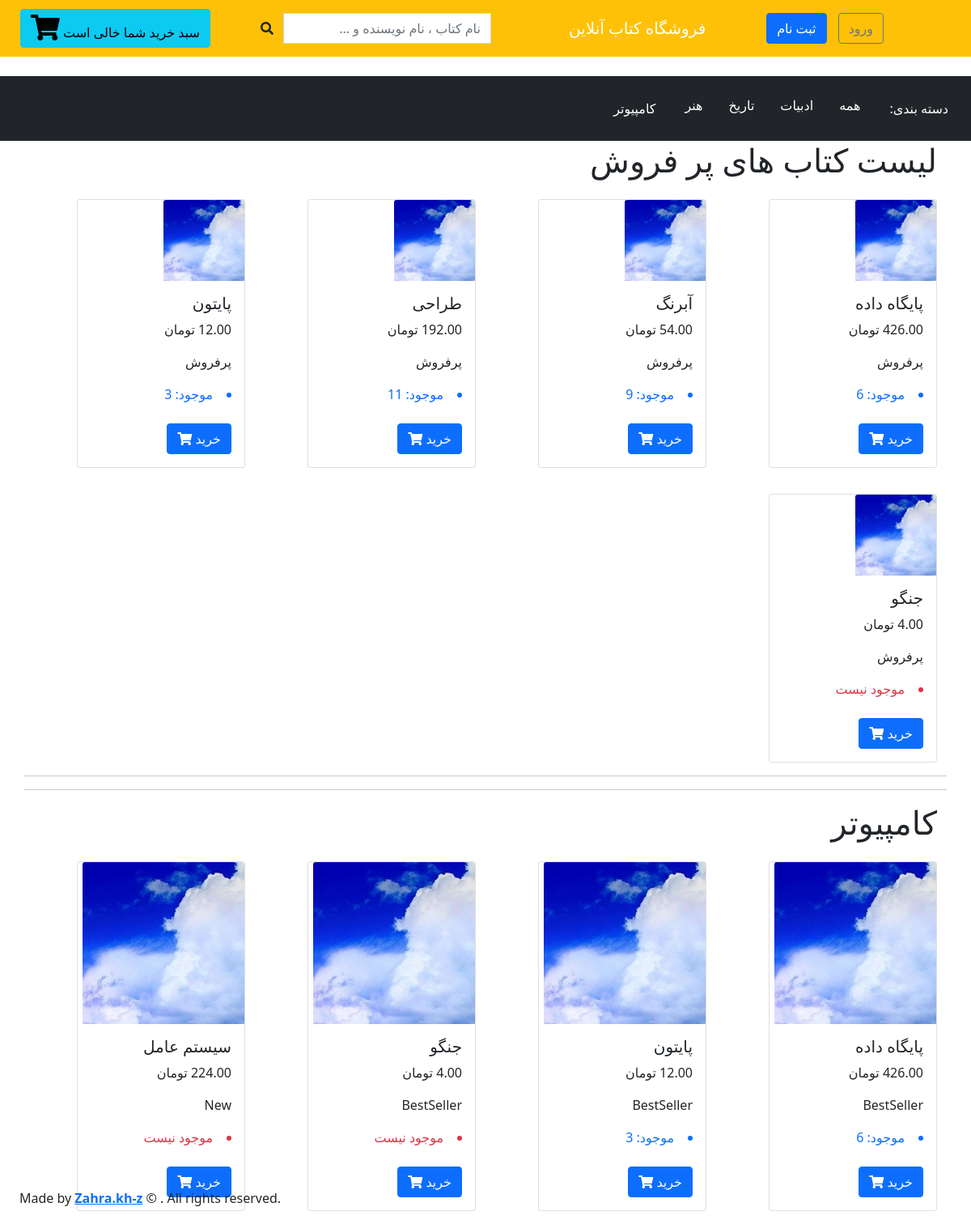
Page /motr/ on the committed database.
### product/models.py (models this page shows, shortened)
class Category(models.Model):
    name = models.CharField(max_length=200, db_index=True)
    slug = models.SlugField(max_length=200, unique=True)
    user = models.ForeignKey(settings.AUTH_USER_MODEL, on_delete=models.CASCADE, related_name='cat_user')
    class Meta:
        ordering = ('name',)
        verbose_name = 'دسته بندی'
        verbose_name_plural = 'دسته بندی ها'
    def get_absolute_url(self):
        return reverse('product:product_list_by_category', args=[self.slug])

class Book(models.Model):
    LABEL = (('New', 'جدید'), ('BestSeller', 'پرفروش'))
    """
    بعد از تکمیل کد، اتریبیوت uuid جایگزین شود
    """
    label = models.CharField(choices=LABEL, max_length=12)
    name = models.CharField(max_length=200, db_index=True)
    slug = models.SlugField(max_length=200, db_index=True)
    author = models.CharField(max_length=200)
    description = models.TextField(blank=True)
    created = models.DateTimeField(auto_now_add=True)
    updated = models.DateTimeField(auto_now=True)
    price = models.BigIntegerField(default=0)
    unit_price = models.BigIntegerField(default=0)
    category = models.ManyToManyField(Category, related_name='books_cat')
    image = models.ImageField(upload_to='products/%Y/%m/%d', blank=True)
    available = models.BooleanField(default=True)
    discount_book = models.FloatField(blank=True, null=True, default=0)
    inventory = models.IntegerField(default=0)
    can_backorder = models.BooleanField(default=False)
    class Meta:
        verbose_name = 'کتاب'
        verbose_name_plural = 'کتاب ها'
        ordering = ["label", "-created"]
        index_together = (('id', 'slug'),)
    def get_absolute_url(self):
        return reverse('product:product_detail', args=[self.id, self.slug])

class Inventory(models.Model):
    class Meta:
        verbose_name = 'موجودی'
        verbose_name_plural = 'موجودی ها'
        ordering = ["count_use"]
    book = models.ForeignKey(Book, on_delete=models.DO_NOTHING, related_name='books_inv')
    count_use = models.IntegerField(default=0)
    cont_new = models.IntegerField(default=1)

### product/views.py (the view)
# urls.py: path('', views.product_list, name='product_list'),
def product_list(request, category_slug=None):
    category = None
    categories = Category.objects.all()
    products = Book.objects.filter(available=True)
    labels = Book.objects.filter(label='BestSeller')
    if category_slug:
        category = get_object_or_404(Category, slug=category_slug)
        products = products.filter(category=category)
    return render(request,
                  'product/list.html',
                  {'category': category,
                   'categories': categories,
                   'products': products,
                   'labels': labels})

### basket/basket.py (called while the page is built)
    def __len__(self):
        return sum(item['quantity'] for item in self.basket.values())

### basket/context_ processors.py (called while the page is built)
def basket(request):
    return {'basket': Basket(request)}

### templates/product/list.html (shortened to what this page needs)
{% extends "base.html" %}
{% load static %}
{% block content %}
<h1>لیست کتاب های پر فروش</h1>
<div class="row">
    {% for each in labels %}
        {% if each.label == 'BestSeller' %}
    <div class="col py-3">
        <div class="card " style="width: 13rem;">
        {% if each.image %}
            <a href="{{ each.get_absolute_url }}">
            <img class="bookcover card-img-top" src="{{ each.image.url}}" alt="{{ each.name }}" style="width: 100px; height: 100px;" >
            </a>
        {% endif %}
            <div class="card-body">
                <h5 class="card-title">{{ each.name|slice:":25"}} </h5>
                <p class="card-text">{{ each.price|floatformat:2 }} تومان </p>
                <p class="card-text">پرفروش </p>
              {% for inv in each.books_inv.all %}
                 {% if inv.cont_new != 0%}
                <li class="text-primary">موجود:  {{ inv.cont_new }} </li>
                {% else %}
                <li class="text-danger">موجود نیست</li>
                {% endif %}<br>
            {% endfor %}
            <a href="{{ each.get_absolute_url }}" class="btn btn-primary btn-md my-0 p" >خرید
                <i class="fas fa-shopping-cart ml-1"></i>
            </a>
            </div>
        </div>
    </div>
        {% endif %}
    {% endfor %}
<hr><hr>
</div>
 <div id="main" class="product-list">
    <h1>{% if category %}{{ category.name }}{% else %}همه{% endif %}</h1>
<div class="row" >
    {% for product in products %}
    <div class="col py-3">
        <div class="card " style="width: 13rem;">
        {% if product.image %}
            <a href="{{ product.get_absolute_url }}">
            <img class="bookcover card-img-top" src="{% if product.image %}{{ product.image.url }}{% else %}{% static 'img/no_image.png' %}{% endif %}" alt="{{ product.title }}" style="width: 200px; height: 200px;">
            </a>
        {% endif %}
            <div class="card-body ">
                <h5 class="card-title">{{ product.name|slice:":25"}} </h5>
                <p class="card-text">{{ product.price|floatformat:2 }} تومان </p>
                <p class="card-text">{{ product.label }} </p>
              {% for inv in product.books_inv.all %}
                 {% if inv.cont_new != 0%}
                <li class="text-primary">موجود:  {{ inv.cont_new }} </li>
                {% else %}
                <li class="text-danger">موجود نیست</li>
                {% endif %}<br>
            {% endfor %}
            <a href="{{ product.get_absolute_url }}" class="btn btn-primary btn-md my-0 p" >خرید
                <i class="fas fa-shopping-cart ml-1"></i>
            </a>
            </div>
        </div>
    </div>
    {% endfor %}
</div>
  </div>
{% endblock content %}

### templates/base.html (shortened to what this page needs)
{% load cart_template_tags %}
<!doctype html>
<html lang="en">
<head>
    <link rel="stylesheet" href="https://cdnjs.cloudflare.com/ajax/libs/izitoast/1.4.0/css/iziToast.min.css" />
    <link rel="stylesheet" href="https://cdn.datatables.net/1.10.9/css/jquery.dataTables.min.css" />
    <link href="https://cdn.jsdelivr.net/npm/bootstrap@5.0.2/dist/css/bootstrap.min.css" rel="stylesheet">
    <link rel="stylesheet" href="https://cdn.jsdelivr.net/npm/bootstrap@5.0.2/dist/css/bootstrap.rtl.min.css">
        <link
        rel="stylesheet"
        href="https://use.fontawesome.com/releases/v5.8.2/css/all.css"
/>
</head>
<body dir="RTL">
        <nav class="navbar navbar-expand-md navbar-dark bg-warning mb-4 p-2 sticky-top">
            <div class="collapse navbar-collapse" id="navbarCollapse" >
            <nav class="navbar navbar-expand-lg navbar-dark">
    <div class="navbar-nav">
        {% if request.user.is_authenticated %}
             <a href="{% url 'accounts:logout' %}" class="btn btn-primary" style="margin-left: 10px; margin-right: 20px">خروج</a>
                 <a class="nav-link dropdown-toggle text-danger " href="#" id="userMenu"
                 role="button" data-bs-toggle="dropdown" aria-expanded="false">
                  {{ user.username }}
                     {{ user.full_name }}
              </a>
            {% if user.is_admin == True %}
                 <a class="btn btn-primary" href="{% url 'panel:admin' %}">پنل</a>
            {% elif user.is_staff == True %}
                <a class="btn btn-primary" href="{% url 'panel:staff' %}">پنل</a>
            {% else %}
                <a class="btn btn-primary " href="{% url 'panel:customer' %}">پنل</a>
            {% endif %}
        {% else %}
        <form class="form-inline ml-auto" style="margin-right: 100px">
                <a href="{% url 'accounts:login' %}" class="btn btn-outline-secondary" style="margin-left: 10px">ورود</a>
                <a href="{% url 'accounts:register' %}" class="btn btn-primary ml-3" style="margin-left: 10px">ثبت نام</a>
        </form>
        {% endif %}
    </div>
</nav>
            </div>
                <a class="navbar-brand mx-5" href="#"  >فروشگاه کتاب آنلاین</a>
            <form class="form-inline mt-2 mt-md-0" action="{% url 'product:search_results' %}" method="get" style="margin-left: 50px">
            <div class="search-input input-group " >
            <input type="text" role="search" name="q" id="SearchTerm" class="form-control ui-autocomplete-input" placeholder="نام کتاب ، نام نویسنده و ..." autocomplete="off">
                <span class="input-group-btn">
                    <button class="btn" type="submit" id="BtnSearch">
                        <i class="fas fa-search"></i>
                    </button>
                </span>
            </div>
            </form>
            <div class="collapse navbar-collapse" id="navbarCollapse" >
               <a id="btnCart" href="{% url 'basket:basket_detail' %}" class="btn btn-info  pull-left">
                 <span class="hidden-xs">سبد خرید شما</span>
                    {% with total_items=basket|length %}
                    {% if total_items > 0 %}
                    {{ total_items }}, تومان{{ basket.get_total_price }}
                    {% else %}
                    خالی است
                    {% endif %}
                    {% endwith %}
                 <i class="fas fa-shopping-cart fa-2x"></i>
               </a>
            </div>
        </nav>
    <nav id='navbar' class=" navbar navbar-expand-lg bg-dark" >
        <ul class="ms-auto navbar-nav flex-row ms-md-2" dir="rtl">
            <li class="nav-item m-1 text-white p-3" >دسته بندی:</li>
            <li {% if not category %} class="nav-item m-1 selected" {% endif %}>
                <a class="nav-link active text-white p-3" href="{% url 'product:product_list' %}">همه</a>
            </li>
            {% for c in categories %}
                <li {% if category.slug == c.slug %} class="nav-item m-1 selected" {% endif %}>
                    <a class="nav-link active text-white p-3" href="{{ c.get_absolute_url }}">{{ c.name }}</a>
                </li>
            {% endfor %}
        </ul>
     </nav>
        <div class="container">
            {% block content %}
            {% endblock content %}
        </div>
    <footer dir="LTR">
        <div class="text-center px-4" style="position: fixed;bottom: 20px;">
            Made by
            <strong><a href="https://github.com/zahra-kh-z" target="_blank">Zahra.kh-z</a></strong>
            © . All rights reserved.
        </div>
    </footer>
    </body>
</html>

### rows in the picture
Category: name "ادبیات"
Category: name "تاریخ"
Category: name "هنر"
Category: name "کامپیوتر"
Book: image (picture), name "پایگاه داده", price "426.00", label "BestSeller"
Inventory: cont_new "6"
Book: image (picture), name "آبرنگ", price "54.00"
Inventory: cont_new "9"
Book: image (picture), name "طراحی", price "192.00"
Inventory: cont_new "11"
Book: image (picture), name "پایتون", price "12.00", label "BestSeller"
Inventory: cont_new "3"
Book: image (picture), name "جنگو", price "4.00", label "BestSeller"
Inventory: cont_new "موجود نیست"
Book: image (picture), name "سیستم عامل", price "224.00", label "New"
Inventory: cont_new "موجود نیست"
